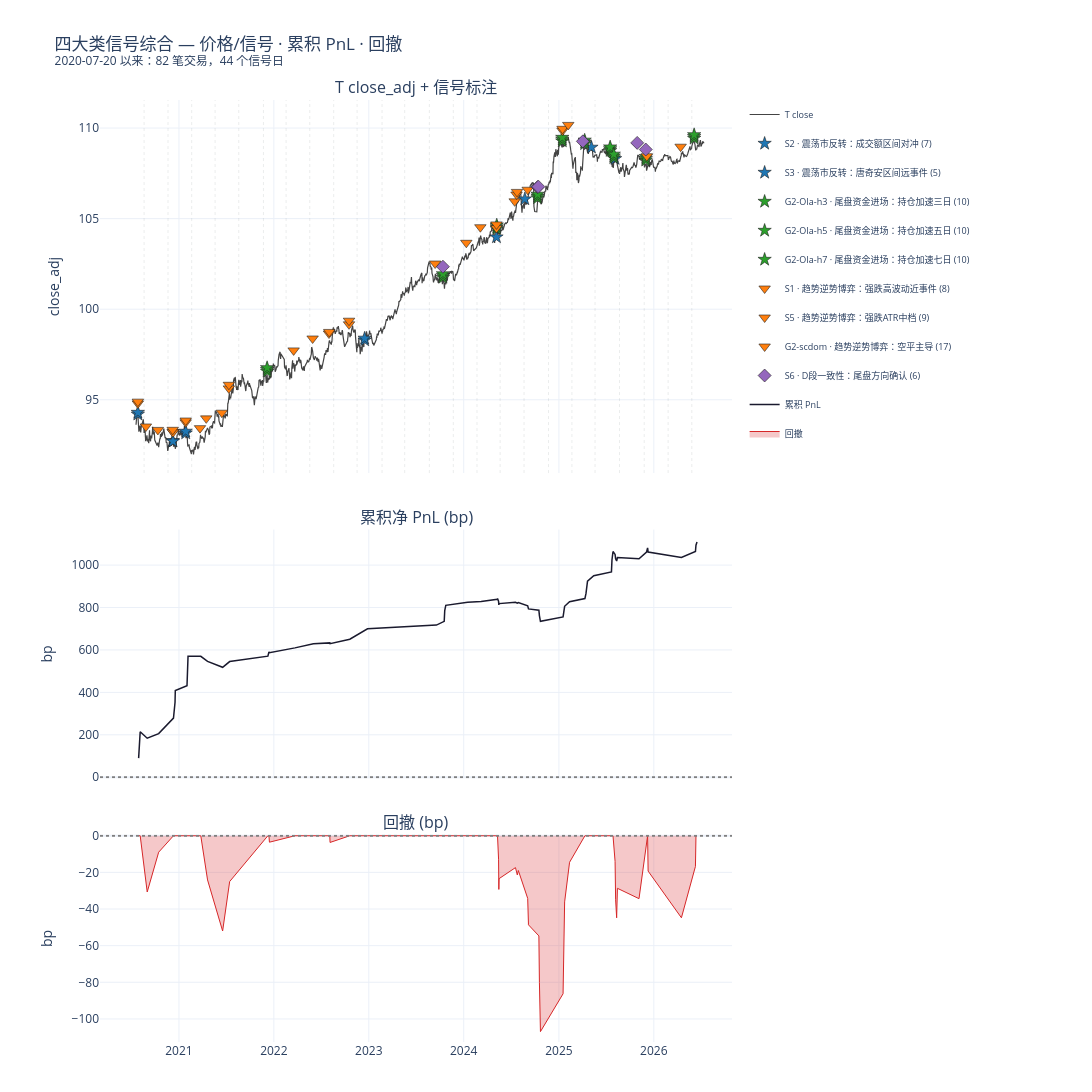
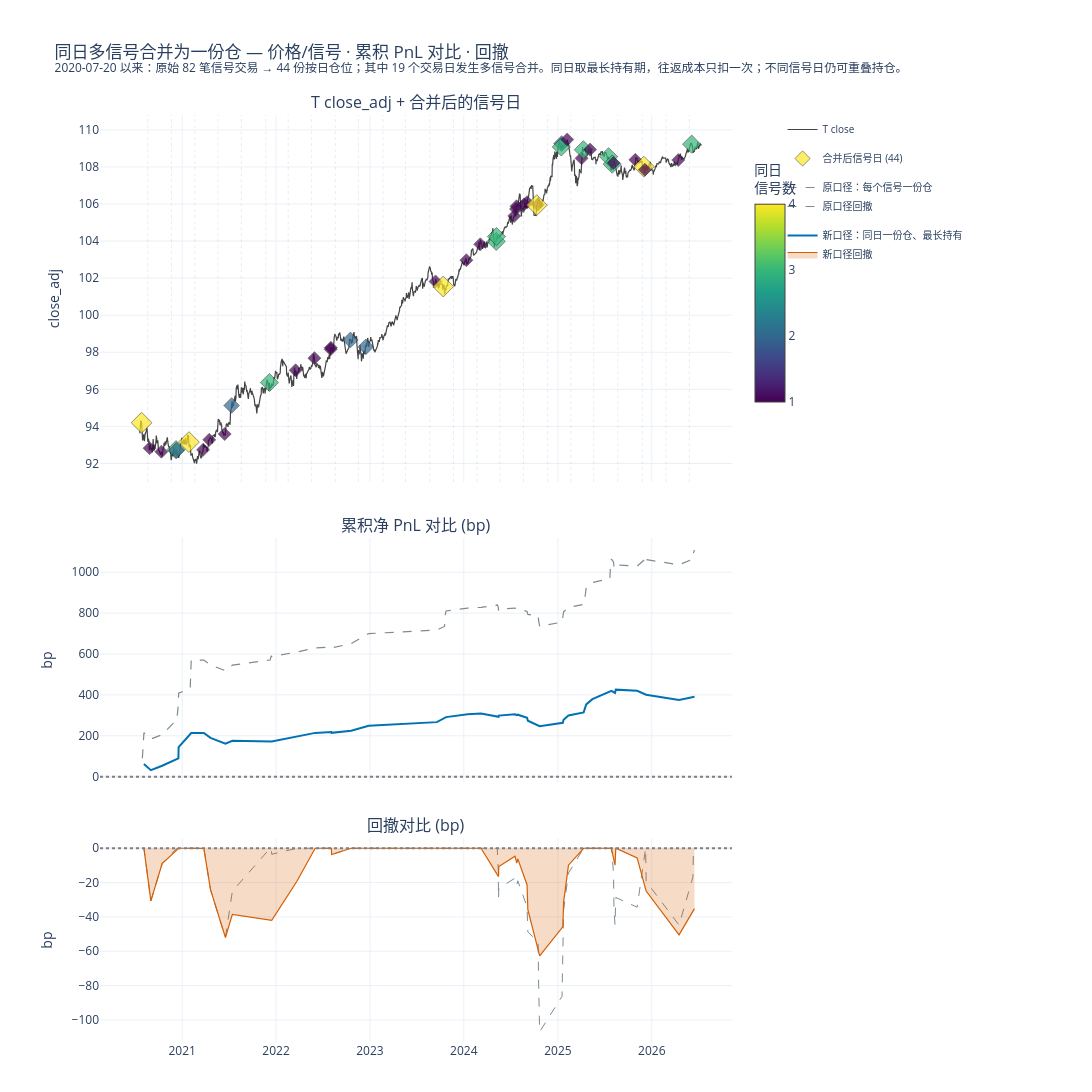

Here is the notebook cell these charts were saved with, in order:
### Markdown cell above
## 综合回测图
价格和九个因子信号、累积净 PnL、回撤使用同一时间轴联动展示。颜色表示四大类别，形状区分信号组。

第二张图使用单份仓口径：同一 `signal_date` 无论出现几个信号都只开一份空仓，持有期取同日可执行信号中的最大 `hold_days`，往返成本只扣一次；不同信号日产生的仓位仍允许重叠。图中同时保留原口径曲线作为对照；后面的“持仓时间与策略年化绩效”表仍沿用原逐信号口径。

### Code cell
result.combined_figure.show(config={'responsive': True, 'displaylogo': False})
result.same_day_single_position_figure.show(config={'responsive': True, 'displaylogo': False})
